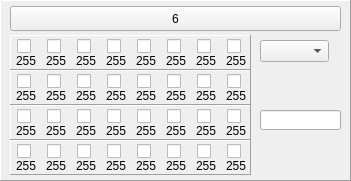
       <widget class="QFrame" name="fm_6" >
        <property name="geometry" >
         <rect>
          <x>10</x>
          <y>380</y>
          <width>351</width>
          <height>181</height>
         </rect>
        </property>
        <property name="autoFillBackground" >
         <bool>true</bool>
        </property>
        <property name="frameShape" >
         <enum>QFrame::Panel</enum>
        </property>
        <property name="frameShadow" >
         <enum>QFrame::Raised</enum>
        </property>
        <widget class="QFrame" name="fm-1_21" >
         <property name="geometry" >
          <rect>
           <x>10</x>
           <y>35</y>
           <width>241</width>
           <height>35</height>
          </rect>
         </property>
         <property name="autoFillBackground" >
          <bool>true</bool>
         </property>
         <property name="frameShape" >
          <enum>QFrame::Panel</enum>
         </property>
         <property name="frameShadow" >
          <enum>QFrame::Raised</enum>
         </property>
         <widget class="QLabel" name="lb-6_1" >
          <property name="geometry" >
           <rect>
            <x>6</x>
            <y>18</y>
            <width>21</width>
            <height>16</height>
           </rect>
          </property>
          <property name="text" >
           <string>255</string>
          </property>
         </widget>
         <widget class="QCheckBox" name="chk-6_1" >
          <property name="geometry" >
           <rect>
            <x>7</x>
            <y>3</y>
            <width>16</width>
            <height>17</height>
           </rect>
          </property>
         </widget>
         <widget class="QCheckBox" name="chk-6_2" >
          <property name="geometry" >
           <rect>
            <x>37</x>
            <y>3</y>
            <width>16</width>
            <height>17</height>
           </rect>
          </property>
         </widget>
         <widget class="QCheckBox" name="chk-6_3" >
          <property name="geometry" >
           <rect>
            <x>67</x>
            <y>3</y>
            <width>16</width>
            <height>17</height>
           </rect>
          </property>
         </widget>
         <widget class="QCheckBox" name="chk-6_4" >
          <property name="geometry" >
           <rect>
            <x>97</x>
            <y>3</y>
            <width>16</width>
            <height>17</height>
           </rect>
          </property>
         </widget>
         <widget class="QCheckBox" name="chk-6_5" >
          <property name="geometry" >
           <rect>
            <x>127</x>
            <y>3</y>
            <width>16</width>
            <height>17</height>
           </rect>
          </property>
         </widget>
         <widget class="QCheckBox" name="chk-6_6" >
          <property name="geometry" >
           <rect>
            <x>157</x>
            <y>3</y>
            <width>16</width>
            <height>17</height>
           </rect>
          </property>
         </widget>
         <widget class="QCheckBox" name="chk-6_7" >
          <property name="geometry" >
           <rect>
            <x>187</x>
            <y>3</y>
            <width>16</width>
            <height>17</height>
           </rect>
          </property>
         </widget>
         <widget class="QCheckBox" name="chk-6_8" >
          <property name="geometry" >
           <rect>
            <x>217</x>
            <y>3</y>
            <width>16</width>
            <height>17</height>
           </rect>
          </property>
         </widget>
         <widget class="QLabel" name="lb-6_2" >
          <property name="geometry" >
           <rect>
            <x>36</x>
            <y>18</y>
            <width>21</width>
            <height>16</height>
           </rect>
          </property>
          <property name="text" >
           <string>255</string>
          </property>
         </widget>
         <widget class="QLabel" name="lb-6_3" >
          <property name="geometry" >
           <rect>
            <x>66</x>
            <y>18</y>
            <width>21</width>
            <height>16</height>
           </rect>
          </property>
          <property name="text" >
           <string>255</string>
          </property>
         </widget>
         <widget class="QLabel" name="lb-6_4" >
          <property name="geometry" >
           <rect>
            <x>96</x>
            <y>18</y>
            <width>21</width>
            <height>16</height>
           </rect>
          </property>
          <property name="text" >
           <string>255</string>
          </property>
         </widget>
         <widget class="QLabel" name="lb-6_5" >
          <property name="geometry" >
           <rect>
            <x>126</x>
            <y>18</y>
            <width>21</width>
            <height>16</height>
           </rect>
          </property>
          <property name="text" >
           <string>255</string>
          </property>
         </widget>
         <widget class="QLabel" name="lb-6_6" >
          <property name="geometry" >
           <rect>
            <x>156</x>
            <y>18</y>
            <width>21</width>
            <height>16</height>
           </rect>
          </property>
          <property name="text" >
           <string>255</string>
          </property>
         </widget>
         <widget class="QLabel" name="lb-6_7" >
          <property name="geometry" >
           <rect>
            <x>186</x>
            <y>18</y>
            <width>21</width>
            <height>16</height>
           </rect>
          </property>
          <property name="text" >
           <string>255</string>
          </property>
         </widget>
         <widget class="QLabel" name="lb-6_8" >
          <property name="geometry" >
           <rect>
            <x>216</x>
            <y>18</y>
            <width>21</width>
            <height>16</height>
           </rect>
          </property>
          <property name="text" >
           <string>255</string>
          </property>
         </widget>
        </widget>
        <widget class="QComboBox" name="cmb_6" >
         <property name="geometry" >
          <rect>
           <x>260</x>
           <y>40</y>
           <width>69</width>
           <height>22</height>
          </rect>
         </property>
        </widget>
        <widget class="QLineEdit" name="le_6" >
         <property name="geometry" >
          <rect>
           <x>260</x>
           <y>110</y>
           <width>81</width>
           <height>20</height>
          </rect>
         </property>
        </widget>
        <widget class="QFrame" name="fm-1_22" >
         <property name="geometry" >
          <rect>
           <x>10</x>
           <y>70</y>
           <width>241</width>
           <height>35</height>
          </rect>
         </property>
         <property name="autoFillBackground" >
          <bool>true</bool>
         </property>
         <property name="frameShape" >
          <enum>QFrame::Panel</enum>
         </property>
         <property name="frameShadow" >
          <enum>QFrame::Raised</enum>
         </property>
         <widget class="QLabel" name="lb-6_9" >
          <property name="geometry" >
           <rect>
            <x>6</x>
            <y>18</y>
            <width>21</width>
            <height>16</height>
           </rect>
          </property>
          <property name="text" >
           <string>255</string>
          </property>
         </widget>
         <widget class="QCheckBox" name="chk-6_9" >
          <property name="geometry" >
           <rect>
            <x>7</x>
            <y>3</y>
            <width>16</width>
            <height>17</height>
           </rect>
          </property>
         </widget>
         <widget class="QCheckBox" name="chk-6_10" >
          <property name="geometry" >
           <rect>
            <x>37</x>
            <y>3</y>
            <width>16</width>
            <height>17</height>
           </rect>
          </property>
         </widget>
         <widget class="QCheckBox" name="chk-6_11" >
          <property name="geometry" >
           <rect>
            <x>67</x>
            <y>3</y>
            <width>16</width>
            <height>17</height>
           </rect>
          </property>
         </widget>
         <widget class="QCheckBox" name="chk-6_12" >
          <property name="geometry" >
           <rect>
            <x>97</x>
            <y>3</y>
            <width>16</width>
            <height>17</height>
           </rect>
          </property>
         </widget>
         <widget class="QCheckBox" name="chk-6_13" >
          <property name="geometry" >
           <rect>
            <x>127</x>
            <y>3</y>
            <width>16</width>
            <height>17</height>
           </rect>
          </property>
         </widget>
         <widget class="QCheckBox" name="chk-6_14" >
          <property name="geometry" >
           <rect>
            <x>157</x>
            <y>3</y>
            <width>16</width>
            <height>17</height>
           </rect>
          </property>
         </widget>
         <widget class="QCheckBox" name="chk-6_15" >
          <property name="geometry" >
           <rect>
            <x>187</x>
            <y>3</y>
            <width>16</width>
            <height>17</height>
           </rect>
          </property>
         </widget>
         <widget class="QCheckBox" name="chk-6_16" >
          <property name="geometry" >
           <rect>
            <x>217</x>
            <y>3</y>
            <width>16</width>
            <height>17</height>
           </rect>
          </property>
         </widget>
         <widget class="QLabel" name="lb-6_10" >
          <property name="geometry" >
           <rect>
            <x>36</x>
            <y>18</y>
            <width>21</width>
            <height>16</height>
           </rect>
          </property>
          <property name="text" >
           <string>255</string>
          </property>
         </widget>
         <widget class="QLabel" name="lb-6_11" >
          <property name="geometry" >
           <rect>
            <x>66</x>
            <y>18</y>
            <width>21</width>
            <height>16</height>
           </rect>
          </property>
          <property name="text" >
           <string>255</string>
          </property>
         </widget>
         <widget class="QLabel" name="lb-6_12" >
          <property name="geometry" >
           <rect>
            <x>96</x>
            <y>18</y>
            <width>21</width>
            <height>16</height>
           </rect>
          </property>
          <property name="text" >
           <string>255</string>
          </property>
         </widget>
         <widget class="QLabel" name="lb-6_13" >
          <property name="geometry" >
           <rect>
            <x>126</x>
            <y>18</y>
            <width>21</width>
            <height>16</height>
           </rect>
          </property>
          <property name="text" >
           <string>255</string>
          </property>
         </widget>
         <widget class="QLabel" name="lb-6_14" >
          <property name="geometry" >
           <rect>
            <x>156</x>
            <y>18</y>
            <width>21</width>
            <height>16</height>
           </rect>
          </property>
          <property name="text" >
           <string>255</string>
          </property>
         </widget>
         <widget class="QLabel" name="lb-6_15" >
          <property name="geometry" >
           <rect>
            <x>186</x>
            <y>18</y>
            <width>21</width>
            <height>16</height>
           </rect>
          </property>
          <property name="text" >
           <string>255</string>
          </property>
         </widget>
         <widget class="QLabel" name="lb-6_16" >
          <property name="geometry" >
           <rect>
            <x>216</x>
            <y>18</y>
            <width>21</width>
            <height>16</height>
           </rect>
          </property>
          <property name="text" >
           <string>255</string>
          </property>
         </widget>
        </widget>
        <widget class="QFrame" name="fm-1_23" >
         <property name="geometry" >
          <rect>
           <x>10</x>
           <y>105</y>
           <width>241</width>
           <height>35</height>
          </rect>
         </property>
         <property name="autoFillBackground" >
          <bool>true</bool>
         </property>
         <property name="frameShape" >
          <enum>QFrame::Panel</enum>
         </property>
         <property name="frameShadow" >
          <enum>QFrame::Raised</enum>
         </property>
         <widget class="QLabel" name="lb-6_17" >
          <property name="geometry" >
           <rect>
            <x>6</x>
            <y>18</y>
            <width>21</width>
            <height>16</height>
           </rect>
          </property>
          <property name="text" >
           <string>255</string>
          </property>
         </widget>
         <widget class="QCheckBox" name="chk-6_17" >
          <property name="geometry" >
           <rect>
            <x>7</x>
            <y>3</y>
            <width>16</width>
            <height>17</height>
           </rect>
          </property>
         </widget>
         <widget class="QCheckBox" name="chk-6_18" >
          <property name="geometry" >
           <rect>
            <x>37</x>
            <y>3</y>
            <width>16</width>
            <height>17</height>
           </rect>
          </property>
         </widget>
         <widget class="QCheckBox" name="chk-6_19" >
          <property name="geometry" >
           <rect>
            <x>67</x>
            <y>3</y>
            <width>16</width>
            <height>17</height>
           </rect>
          </property>
         </widget>
         <widget class="QCheckBox" name="chk-6_20" >
          <property name="geometry" >
           <rect>
            <x>97</x>
            <y>3</y>
            <width>16</width>
            <height>17</height>
           </rect>
          </property>
         </widget>
         <widget class="QCheckBox" name="chk-6_21" >
          <property name="geometry" >
           <rect>
            <x>127</x>
            <y>3</y>
            <width>16</width>
            <height>17</height>
           </rect>
          </property>
         </widget>
         <widget class="QCheckBox" name="chk-6_22" >
          <property name="geometry" >
           <rect>
            <x>157</x>
            <y>3</y>
            <width>16</width>
            <height>17</height>
           </rect>
          </property>
         </widget>
         <widget class="QCheckBox" name="chk-6_23" >
          <property name="geometry" >
           <rect>
            <x>187</x>
            <y>3</y>
            <width>16</width>
            <height>17</height>
           </rect>
          </property>
         </widget>
         <widget class="QCheckBox" name="chk-6_24" >
          <property name="geometry" >
           <rect>
            <x>217</x>
            <y>3</y>
            <width>16</width>
            <height>17</height>
           </rect>
          </property>
         </widget>
         <widget class="QLabel" name="lb-6_18" >
          <property name="geometry" >
           <rect>
            <x>36</x>
            <y>18</y>
            <width>21</width>
            <height>16</height>
           </rect>
          </property>
          <property name="text" >
           <string>255</string>
          </property>
         </widget>
         <widget class="QLabel" name="lb-6_19" >
          <property name="geometry" >
           <rect>
            <x>66</x>
            <y>18</y>
            <width>21</width>
            <height>16</height>
           </rect>
          </property>
          <property name="text" >
           <string>255</string>
          </property>
         </widget>
         <widget class="QLabel" name="lb-6_20" >
          <property name="geometry" >
           <rect>
            <x>96</x>
            <y>18</y>
            <width>21</width>
            <height>16</height>
           </rect>
          </property>
          <property name="text" >
           <string>255</string>
          </property>
         </widget>
         <widget class="QLabel" name="lb-6_21" >
          <property name="geometry" >
           <rect>
            <x>126</x>
            <y>18</y>
            <width>21</width>
            <height>16</height>
           </rect>
          </property>
          <property name="text" >
           <string>255</string>
          </property>
         </widget>
         <widget class="QLabel" name="lb-6_22" >
          <property name="geometry" >
           <rect>
            <x>156</x>
            <y>18</y>
            <width>21</width>
            <height>16</height>
           </rect>
          </property>
          <property name="text" >
           <string>255</string>
          </property>
         </widget>
         <widget class="QLabel" name="lb-6_23" >
          <property name="geometry" >
           <rect>
            <x>186</x>
            <y>18</y>
            <width>21</width>
            <height>16</height>
           </rect>
          </property>
          <property name="text" >
           <string>255</string>
          </property>
         </widget>
         <widget class="QLabel" name="lb-6_24" >
          <property name="geometry" >
           <rect>
            <x>216</x>
            <y>18</y>
            <width>21</width>
            <height>16</height>
           </rect>
          </property>
          <property name="text" >
           <string>255</string>
          </property>
         </widget>
        </widget>
        <widget class="QFrame" name="fm-1_24" >
         <property name="geometry" >
          <rect>
           <x>10</x>
           <y>140</y>
           <width>241</width>
           <height>35</height>
          </rect>
         </property>
         <property name="autoFillBackground" >
          <bool>true</bool>
         </property>
         <property name="frameShape" >
          <enum>QFrame::Panel</enum>
         </property>
         <property name="frameShadow" >
          <enum>QFrame::Raised</enum>
         </property>
         <widget class="QLabel" name="lb-6_25" >
          <property name="geometry" >
           <rect>
            <x>6</x>
            <y>18</y>
            <width>21</width>
            <height>16</height>
           </rect>
          </property>
          <property name="text" >
           <string>255</string>
          </property>
         </widget>
         <widget class="QCheckBox" name="chk-6_25" >
          <property name="geometry" >
           <rect>
            <x>7</x>
            <y>3</y>
            <width>16</width>
            <height>17</height>
           </rect>
          </property>
         </widget>
         <widget class="QCheckBox" name="chk-6_26" >
          <property name="geometry" >
           <rect>
            <x>37</x>
            <y>3</y>
            <width>16</width>
            <height>17</height>
           </rect>
          </property>
         </widget>
         <widget class="QCheckBox" name="chk-6_27" >
          <property name="geometry" >
           <rect>
            <x>67</x>
            <y>3</y>
            <width>16</width>
            <height>17</height>
           </rect>
          </property>
         </widget>
         <widget class="QCheckBox" name="chk-6_28" >
          <property name="geometry" >
           <rect>
            <x>97</x>
            <y>3</y>
            <width>16</width>
            <height>17</height>
           </rect>
          </property>
         </widget>
         <widget class="QCheckBox" name="chk-6_29" >
          <property name="geometry" >
           <rect>
            <x>127</x>
            <y>3</y>
            <width>16</width>
            <height>17</height>
           </rect>
          </property>
         </widget>
         <widget class="QCheckBox" name="chk-6_30" >
          <property name="geometry" >
           <rect>
            <x>157</x>
            <y>3</y>
            <width>16</width>
            <height>17</height>
           </rect>
          </property>
         </widget>
         <widget class="QCheckBox" name="chk-6_31" >
          <property name="geometry" >
           <rect>
            <x>187</x>
            <y>3</y>
            <width>16</width>
            <height>17</height>
           </rect>
          </property>
         </widget>
         <widget class="QCheckBox" name="chk-6_32" >
          <property name="geometry" >
           <rect>
            <x>217</x>
            <y>3</y>
            <width>16</width>
            <height>17</height>
           </rect>
          </property>
         </widget>
         <widget class="QLabel" name="lb-6_26" >
          <property name="geometry" >
           <rect>
            <x>36</x>
            <y>18</y>
            <width>21</width>
            <height>16</height>
           </rect>
          </property>
          <property name="text" >
           <string>255</string>
          </property>
         </widget>
         <widget class="QLabel" name="lb-6_27" >
          <property name="geometry" >
           <rect>
            <x>66</x>
            <y>18</y>
            <width>21</width>
            <height>16</height>
           </rect>
          </property>
          <property name="text" >
           <string>255</string>
          </property>
         </widget>
         <widget class="QLabel" name="lb-6_28" >
          <property name="geometry" >
           <rect>
            <x>96</x>
            <y>18</y>
            <width>21</width>
            <height>16</height>
           </rect>
          </property>
          <property name="text" >
           <string>255</string>
          </property>
         </widget>
         <widget class="QLabel" name="lb-6_29" >
          <property name="geometry" >
           <rect>
            <x>126</x>
            <y>18</y>
            <width>21</width>
            <height>16</height>
           </rect>
          </property>
          <property name="text" >
           <string>255</string>
          </property>
         </widget>
         <widget class="QLabel" name="lb-6_30" >
          <property name="geometry" >
           <rect>
            <x>156</x>
            <y>18</y>
            <width>21</width>
            <height>16</height>
           </rect>
          </property>
          <property name="text" >
           <string>255</string>
          </property>
         </widget>
         <widget class="QLabel" name="lb-6_31" >
          <property name="geometry" >
           <rect>
            <x>186</x>
            <y>18</y>
            <width>21</width>
            <height>16</height>
           </rect>
          </property>
          <property name="text" >
           <string>255</string>
          </property>
         </widget>
         <widget class="QLabel" name="lb-6_32" >
          <property name="geometry" >
           <rect>
            <x>216</x>
            <y>18</y>
            <width>21</width>
            <height>16</height>
           </rect>
          </property>
          <property name="text" >
           <string>255</string>
          </property>
         </widget>
        </widget>
        <widget class="QToolButton" name="tb_6" >
         <property name="geometry" >
          <rect>
           <x>10</x>
           <y>6</y>
           <width>331</width>
           <height>25</height>
          </rect>
         </property>
         <property name="text" >
          <string>6</string>
         </property>
        </widget>
       </widget>
